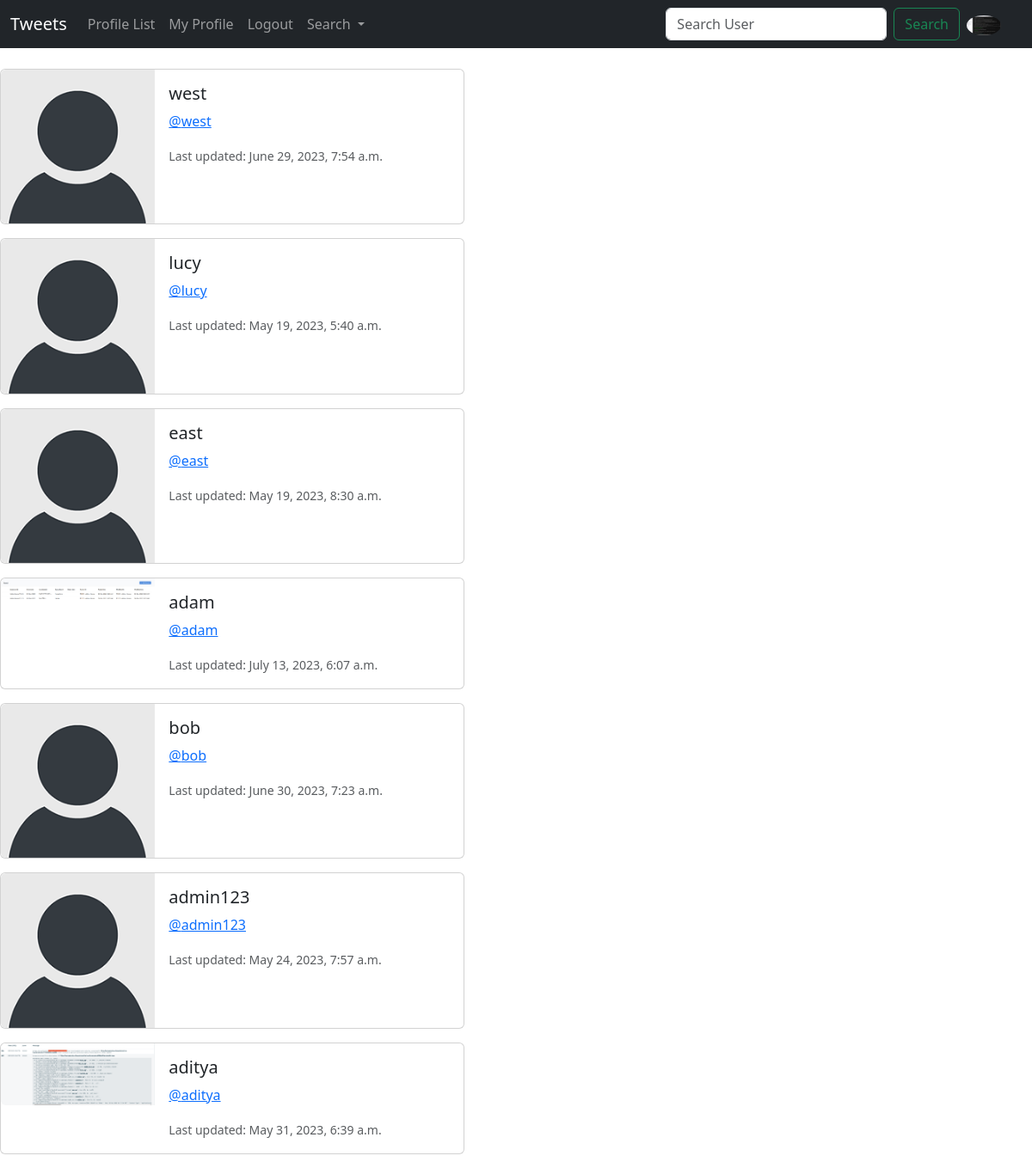
Screenshot of /profile_list/ (signed in) with the database file from the repository.
### tweet/models.py (models this page shows, shortened)
class Profile(models.Model):
    user = models.OneToOneField(User, on_delete=models.CASCADE)
    follows = models.ManyToManyField(
        "self",
        related_name="followed_by",
        symmetrical=False,
        blank=True
    )
    date_modified = models.DateTimeField(User, auto_now=True)
    profile_image = models.ImageField(null=True, blank=True, upload_to='images/')
    profile_bio = models.CharField(null=True, blank=True, max_length=500)
    homepage_link = models.CharField(null=True, blank=True, max_length=100)
    facebook_link = models.CharField(null=True, blank=True, max_length=100)
    instagram_link = models.CharField(null=True, blank=True, max_length=100)
    linkedin_link = models.CharField(null=True, blank=True, max_length=100)

### tweet/views.py (the view)
# urls.py: path('profile_list/', views.profile_list, name='profile_list'),
def profile_list(request):
    if request.user.is_authenticated:
        profiles = Profile.objects.exclude(user=request.user)
        return render(request, 'tweet/profile_list.html', {'profiles': profiles})
    else:
        messages.warning(request, "You must be logged in to continue...")
        return redirect('home')

### templates/tweet/profile_list.html
{% extends 'base.html' %}
{% load static %}
{% block content %}
{% if profiles %}
{% for profile in profiles %}
<div class="card mb-3" style="max-width: 540px;">
    <div class="row g-0">
      <div class="col-md-4">
        {% if profile.profile_image %}
          <img src="{{profile.profile_image.url}}" alt="{{profile.user.username}}" width="200" height="200" class="img-fluid rounded-start">
        {% else %}
          <img src="{% static 'images/default_profile_pic.png' %}" class="img-fluid rounded-start" alt="Default profile pic">
        {% endif %}
      </div>
      <div class="col-md-8">
        <div class="card-body">
          <h5 class="card-title">{{profile.user.username}}</h5>
          <p class="card-text"><a href="{% url 'profile' profile.user.id %}">@{{profile.user.username}}</a></p>
          <p class="card-text"><small class="text-body-secondary">Last updated: {{profile.date_modified}}</small></p>
        </div>
      </div>
    </div>
  </div>
{% endfor %}
{% endif %}
{% endblock content %}

### templates/includes/navbar.html (shortened to what this page needs)
{% load static %}
<nav class="navbar navbar-expand-lg bg-dark navbar-dark">
    <div class="container-fluid">
      <a class="navbar-brand" href="{% url 'home' %}">Tweets</a>
      <div class="collapse navbar-collapse" id="navbarSupportedContent">
        <ul class="navbar-nav me-auto mb-2 mb-lg-0">
          <li class="nav-item">
            <a class="nav-link" href="{% url 'profile_list' %}">Profile List</a>
          </li>
          {% if request.user.is_authenticated %}
          <li class="nav-item">
            <a class="nav-link" href="{% url 'profile' request.user.id %}">My Profile</a>
          </li>
          <li class="nav-item">
            <a class="nav-link" href="{% url 'logout' %}">Logout</a>
          </li>
          {% endif %}
          <li class="nav-item dropdown">
            <a class="nav-link dropdown-toggle" href="#" id="navbarDropdown" role="button" data-bs-toggle="dropdown" aria-expanded="false">
              Search
            </a>
          </li>
        </ul>
        {% if '/profile_list/' in request.path or '/search_user/' in request.path %}
          <form method = "POST" class="d-flex" action="{% url 'search_user' %}">
            <input class="form-control me-2" type="search" placeholder="Search User" aria-label="Search" name="search">
            <button class="btn btn-outline-success" type="submit">Search</button>
          </form>
        {% else %}
          <form method = "POST" class="d-flex" action="{% url 'search' %}">
            {% csrf_token %}
            <input class="form-control me-2" type="search" placeholder="Search Tweet" aria-label="Search" name="search">
            <button class="btn btn-outline-success" type="submit">Search</button>
          </form>
        {% endif %}
        {% if user.is_authenticated %}
          <ul class="navbar-nav ml-auto">
            <li class="nav-link navbar-brand">
              <a href="{% url 'profile' request.user.id %}">
                {% if user.profile.profile_image %}
                <img src="{{user.profile.profile_image.url}}" alt="" class="rounded-circle" width=40>
                {% else %}
                <img src="{% static 'images/default_profile_pic.png' %}" alt="" class="rounded-circle" width=40>
                {% endif %}
              </a>
            </li>
          </ul>
        {% endif %}
      </div>
    </div>
  </nav>

### rows the page displays
Profile: user.username "west", date_modified "June 29, 2023, 7:54 a.m."
Profile: user.username "lucy", date_modified "May 19, 2023, 5:40 a.m."
Profile: user.username "east", date_modified "May 19, 2023, 8:30 a.m."
Profile: profile_image (picture), user.username "adam", date_modified "July 13, 2023, 6:07 a.m."
Profile: user.username "bob", date_modified "June 30, 2023, 7:23 a.m."
Profile: user.username "admin123", date_modified "May 24, 2023, 7:57 a.m."
Profile: profile_image (picture), user.username "aditya", date_modified "May 31, 2023, 6:39 a.m."
